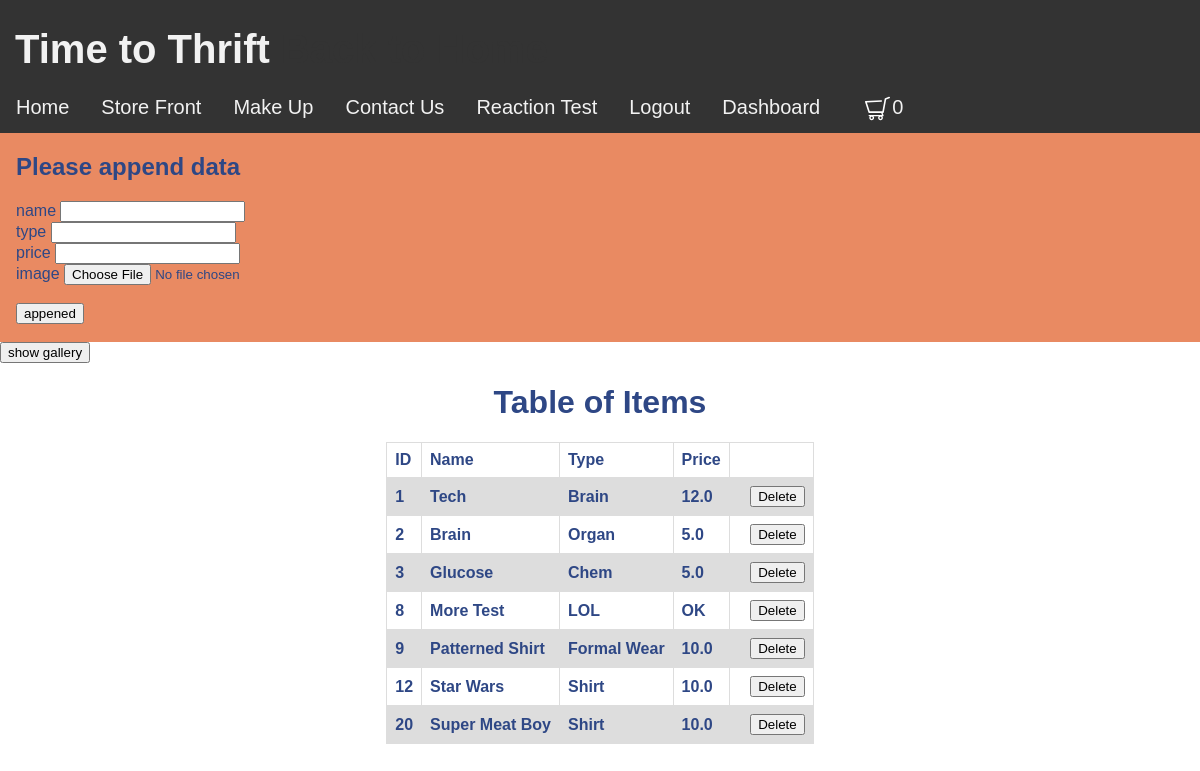
Screenshot of /database_items/testing_action (signed in) with the database file from the repository.
### models/module.py (models this page shows, shortened)
class items(db.Model):
    id = db.Column('item_id', db.Integer, primary_key=True)
    name = db.Column(db.String(100))
    type = db.Column(db.String(50))
    price = db.Column(db.String(200))
    pass

### views/database_items/view.py (the view, shortened to what this page needs)
@database_items_bp.route('/testing_action', methods=['GET', 'POST'])  # contribution by Andrew
def shop_owner():
    form = ItemForm()
    "Validate the forms"
    return render_template("database_items/database_items.html", form=form, table=records, gallery=records)#, display_cart=shopping_cart_pass.shopping_cart

### views/database_items/view.py
class ItemForm(FlaskForm):
    name = StringField('name', validators=[InputRequired(), Length(min=1, max=15)])
    type = StringField('type', validators=[InputRequired(), Length(min=1, max=80)])
    price = StringField('price', validators=[InputRequired()])
    image = FileField('image', validators=[FileRequired(),FileAllowed(['png', 'pdf', 'jpg'], "Nerd")])

### models/login.py (called while the page is built)
@login_manager.user_loader
def load_user_DN(user_id):
    return userDN.query.get(int(user_id))

### views/database_items/templates/database_items/database_items.html (shortened to what this page needs)
{% extends "base.html" %}
{% import "bootstrap/wtf.html" as wtf %}
{% block style %}
    <link href="../../../../static/css/style_database_gallery_new.css" rel="stylesheet" type="text/css" />
{% endblock %}
{% block content %}
<div class="center">
    <div class="container">
    <form class="form-append" method="POST" enctype="multipart/form-data">
        <h2 class="form-signin-heading">Please append data</h2>
        {{wtf.form_field(form.name)}}
        {{wtf.form_field(form.type)}}
        {{wtf.form_field(form.price)}}
        {{wtf.form_field(form.image)}}
        <br>
        <button class="btn btn-lg btn-primary btn-block" type="submit">appened</button>
    </form>
        <br>
    </div>
</div>
<button id="toggle_button" type="button" onclick="toggle()">show content of gallery</button>
<div style="height: 50%;">
    <div class="row justify-content-center">
        <div class="col-10" style="text-align: center;">
            <h1>Table of Items</h1>
        </div>
    </div>
    <table id="itemTable" >
        <tr>
            <th>ID</th>
            <th>Name</th>
            <th>Type</th>
            <th>Price</th>
            <th></th>
        </tr>
        {% for row in table %}
        <tr>
            <th>{{row['id']}}</th>
            <th>{{ row['name'] }}</th>
            <th>{{ row['type'] }}</th>
            <th>{{ row['price'] }}</th>
            <th>
                <form action={{url_for('.delete')}} method="post">
                    <input type="submit" value="Delete">
                </form>
            </th>
        </tr>
        {% endfor %}
    </table>
</div>
{% endblock %}

### templates/base.html (shortened to what this page needs)
<!DOCTYPE html>
<html lang="en">
<head>
    <link rel="stylesheet" href="../static/css/style_base.css" type="text/css">
</head>
<body>
    <div class="sticky">
        <div class="topnav">
            <h1 id="title_top"> Time to Thrift <span><a id="return_link" href={{url_for('easter_egg_bp.home')}}>Back to Home</a></span> </h1>
            <a class="home" href="{{url_for('time_to_thrift_bp.index_TT')}}">Home</a>
            <a href="{{url_for('time_to_thrift_bp.storefront')}}">Store Front</a>
            <a href="{{url_for('makeup_api_bp.makeup_landing')}}">Make Up</a>
            <a href="{{url_for('time_to_thrift_bp.contactus')}}">Contact Us</a>
            <a href="{{url_for('time_to_thrift_bp.reactiontest')}}">Reaction Test</a>
            {% if current_user.is_authenticated %}
            <a href="{{ url_for('time_to_thrift_bp.logoutt') }}">Logout</a>
            <a href="{{ url_for('time_to_thrift_bp.logged_in') }}">Dashboard</a>
            {% endif %}
            <a id="shopping_cart_alt" href="{{url_for('time_to_thrift_bp.logged_in')}}" onmouseover="onHover();" onmouseout="offHover();" >
                <img id="menuImg1" src="../static/images/user_dashboard/shopping-cart-white.svg" alt="Shopping Cart" width="25px">
                <div id="quanity_1"> {{display_cart|length}} </div>
            </a>
        </div>
    </div>
</body>
{% block style %}{% endblock %}
<body style="z-index: 0;">
{% block content %}{% endblock %}
</body>
</html>

### static/css/style_base.css (style rules this page uses)
body { margin: 0; font-family: Arial, Helvetica, sans-serif; overflow-x: hidden; }
.topnav { overflow: hidden; background-color: #333; }
.topnav a { float: left; color: #f2f2f2; text-align: center; padding: 14px 16px; text-decoration: none; font-size: 20px; }

### static/css/style_database_gallery_new.css (style rules this page uses)
.container { padding: 0 16px; }
.container::after, .row::after { content: ""; clear: both; display: table; }

### templates/base.html (style rules this page uses)
div.sticky { position: -webkit-sticky; position: sticky; top: 0; font-size: 20px; z-index: 10; }
#quanity_1 { margin-top: -30px; margin-left: 40px; }
#title_top { color: #f2f2f2; margin-left: 15px; margin-bottom: 10px; }
#return_link, #return_link:visited { margin-left: 15px; all: revert; text-decoration: none; color: #333; }

### views/database_items/templates/database_items/database_items.html (style rules this page uses)
#itemTable { position: relative; top: 0px; left: 0px; z-index: -1; }
body { margin: 0; font-family: Arial, Helvetica, sans-serif; color: #2E4785; }
.container { overflow: hidden; background-color: #E98A62; margin-left: auto; margin-right: auto; }
table { font-family: arial, sans-serif; border-collapse: collapse; margin-left: auto; margin-right: auto; }
td, th { border: 1px solid #dddddd; text-align: left; padding: 8px; }
tr:nth-child(even) { background-color: #dddddd; }

### rows the page displays
items: name "Tech", type "Brain", price "12.0"
items: name "Brain", type "Organ", price "5.0"
items: name "Glucose", type "Chem", price "5.0"
items: name "More Test", type "LOL", price "OK"
items: name "Patterned Shirt", type "Formal Wear", price "10.0"
items: name "Star Wars", type "Shirt", price "10.0"
items: name "Super Meat Boy", type "Shirt", price "10.0"

### other values shown
{{ display_cart|length }} "0"
{{ row['id'] }} "1" "2" "3" "8" "9" "12" "20"
